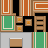

Tiled map render using the project's own tile images. Description and the map definition, with tile-layer contents summarised, below:
An orthogonal 3x3 tile map with 16x16 px tiles, 1 tile layer (Tile Layer 1).

<map version="1.0" tiledversion="1.1.5" orientation="orthogonal" renderorder="right-down" width="3" height="3" tilewidth="16" tileheight="16" infinite="0" nextobjectid="1">
 <tileset firstgid="1" name="roguelikeIndoor_transparent" tilewidth="16" tileheight="16" spacing="1" tilecount="468" columns="26">
  <image source="roguelikeIndoor_transparent.png" width="457" height="305" />
 </tileset>
 <layer name="Tile Layer 1" width="3" height="3">
  <data>[9 cells, 9 non-empty, 9 distinct tile ids]</data>
 </layer>
</map>
